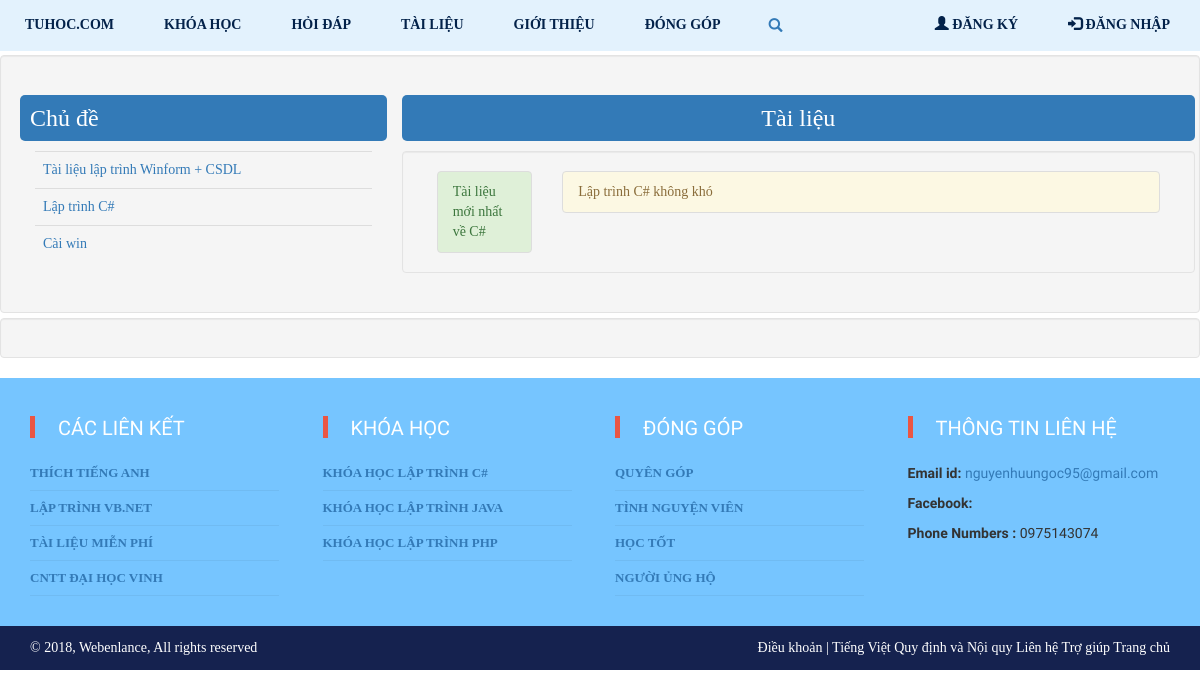
Before: /index.php?xem=chude&id_loai_tin=4 with the older database file.
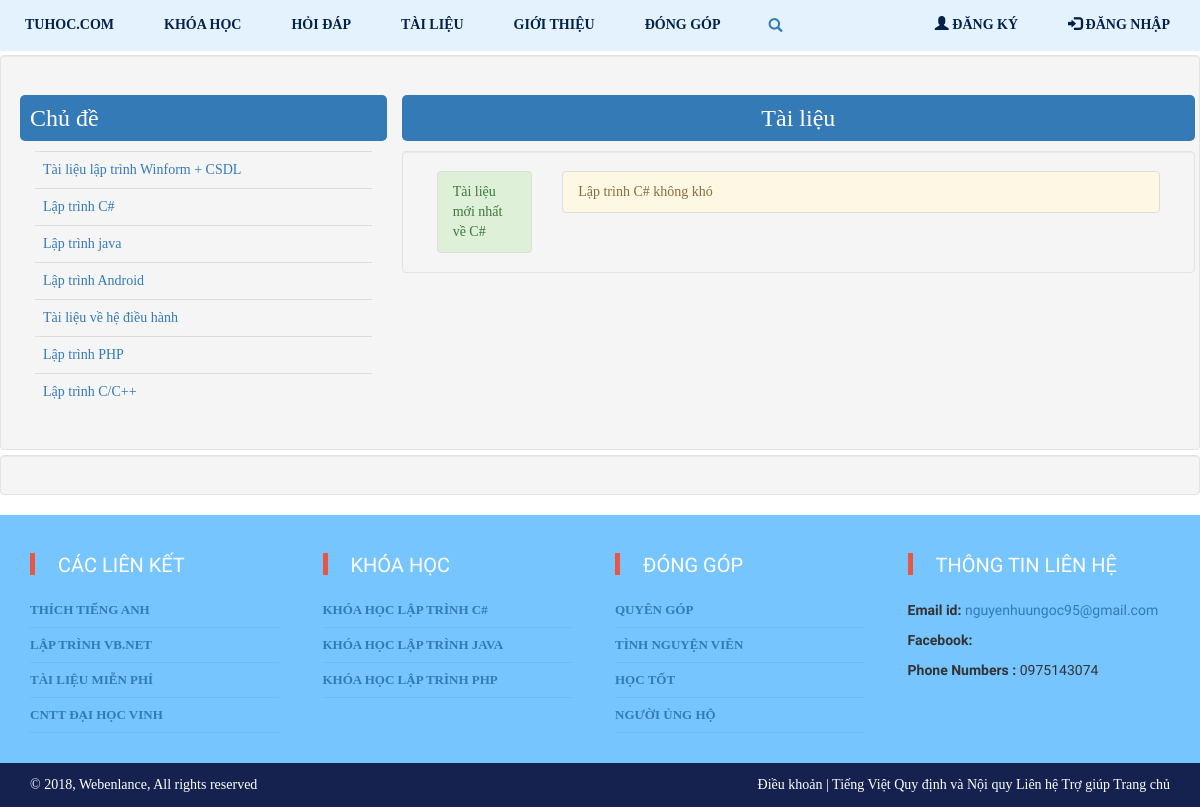
After: the same page with the newer database file.
### tables this page shows
CREATE TABLE `chu_de` (
  `id` int(11) NOT NULL,
  `ten` varchar(255) NOT NULL,
  `id_loai_tin` int(11) NOT NULL,
  `thu_tu` int(11) NOT NULL,
  `tinh_trang` int(11) NOT NULL
);

### modules/content/chu_de/danh_sach.php (the view)
<?php
$sql = "SELECT * FROM chu_de  WHERE id_loai_tin = ".$_GET['id_loai_tin']." and tinh_trang =1 order by thu_tu";
$result = mysqli_query($conn, $sql);
?>
<div class="container-fluid well" style="margin-top: 55px ;margin-bottom: 5px">
	<div class="row " width ="100%">
		<div class="col-sm-4">
			<div class="container-fluid">
				<div class="tieu_de row ">
					<h3 class="bg-primary">Chủ đề</h3>
				</div>
				<table class="table table-hover" style="background-color: ">
					<tbody class="list-group">
						<?php
						while($row = mysqli_fetch_assoc($result)){
							echo '
							<tr>
							<td><a href="index.php?xem=chude&id_loai_tin=2&id='.$row['id'].'">'.$row['ten'].'</a></td>
							</tr>';
						}
						?>
					</tbody>
				</table>
			</div>
		</div>
		<?php
			if($_GET['id_loai_tin']==3){
				include("modules/content/chu_de/hoi_dap.php");
			}elseif($_GET['id_loai_tin']==2){
				include("modules/content/chu_de/khoa_hoc.php");
			}elseif ($_GET['id_loai_tin']==4) {
				include("modules/content/chu_de/tai_lieu.php");
			}
		?>
	</div>
</div>
<div class="container-fluid well">
</div>

Changed rows visible on the page:
removed chu_de: ten "Cài win"
added chu_de: ten "Lập trình java"
added chu_de: ten "Lập trình Android"
added chu_de: ten "Tài liệu về hệ điều hành"
added chu_de: ten "Lập trình PHP"
added chu_de: ten "Lập trình C/C++"
